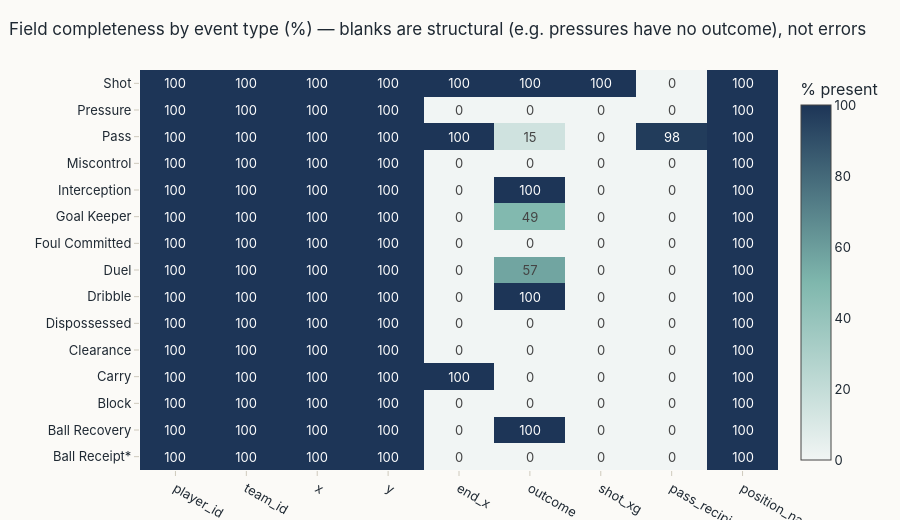

Notebook source saved alongside this figure:
### Markdown cell above
## 5 · Data cleaning and quality audit
Domain rules are tested explicitly; nothing is dropped silently. Key parsing decisions (see the `parsing` pipeline code above): StatsBomb's lineup-file position spells are **not** reliably chronological, so on-pitch time is
rebuilt from the event stream (Starting XI → Substitution → sending-off), period-aware so first-half stoppage time
never overlaps the second half. Temporary "Player Off/On" treatment breaks are ignored.

### Code cell
bundle.quality, bundle.quality_log = quality_checks(T)
display(bundle.quality)
n_flag = int((bundle.quality.status != "PASS").sum())
print(f"{len(bundle.quality) - n_flag}/{len(bundle.quality)} checks pass; {n_flag} flagged.")
display(Markdown("**Quality-action log** (retained / corrected / excluded / flagged records)"))
display(bundle.quality_log if len(bundle.quality_log) else pd.DataFrame({"action": ["no records excluded or corrected"]}))
display(Markdown("**Parser issue log**"))
display(T["parse_issues"] if len(T["parse_issues"]) else pd.DataFrame({"issue": ["none"]}))

display(coverage_summary(T))
missingness_heatmap(event_type_coverage(T["events"]), banner=BANNER).show()

# Minutes reconstruction audit for one match: period bounds and every player's spell.
demo_mid = T["matches"]["match_id"].iloc[0]
display(T["period_bounds"][T["period_bounds"].match_id == demo_mid])
a = T["appearances"][T["appearances"].match_id == demo_mid]
display(a[["team_name", "player_name", "squad_status", "match_position", "minutes_played", "sub_on_minute",
           "sub_off_minute", "end_reason", "minutes_flag"]].sort_values(["team_name", "squad_status"]).round(1))

### Figure 1 — Plotly figure (JSON) as saved in the notebook; plotly's stock layout.template omitted (floating-point values rounded to 4 significant figures; data arrays with more than 128 entries replaced by an {"elided": "..."} marker saying what was removed)
{"data": [{"colorbar": {"title": {"text": "% present"}}, "colorscale": [[0, "#f1f5f4"], [0.5, "#7fb7ad"], [1, "#1d3557"]], "text": {"elided": "15x9 float values"}, "texttemplate": "%{text}", "type": "heatmap", "x": ["player_id", "team_id", "x", "y", "end_x", "outcome", "shot_xg", "pass_recipient_id", "position_name"], "y": ["Ball Receipt*", "Ball Recovery", "Block", "Carry", "Clearance", "Dispossessed", "Dribble", "Duel", "Foul Committed", "Goal Keeper", "Interception", "Miscontrol", "Pass", "Pressure", "Shot"], "z": {"elided": "15x9 float values"}, "zmax": 100, "zmin": 0}], "layout": {"height": 520, "margin": {"l": 140}, "title": {"text": "Field completeness by event type (%) — blanks are structural (e.g. pressures have no outcome), not errors"}}}
